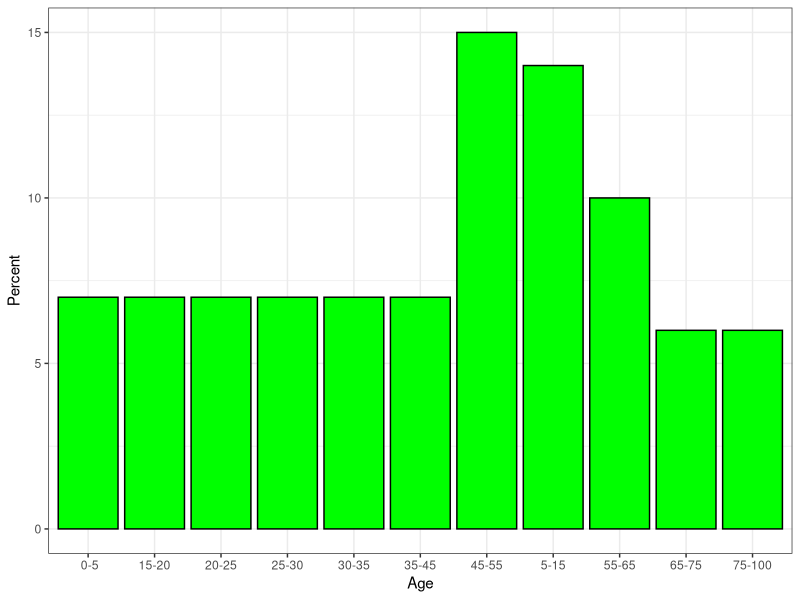

Source code (R):
# histogram.R
#
############################################################################
# We load the ggplot2 package.
############################################################################

library( ggplot2 )

############################################################################
# The ggplot function is not designed to work with tabulated data so I
# had to use the geom_bar function.  This has the deficiency of having gaps
# between the histogram bars.   I will given you a superior solution below
# this histogram.
############################################################################


#############################################################################
# Set up a character vector containing  the ages
#############################################################################

age <- c( " 0-5",
           "5-15",
           "15-20",
           "20-25",
           "25-30",
           "30-35",
           "35-45",
           "45-55",
           "55-65",
           "65-75",
           "75-100" )

############################################################################
# Set up the percent of ages that dall in each age bib
############################################################################

percent <- c( 7, 14, 7, 7, 7, 7, 7, 15, 10, 6, 6)

df <- data.frame( age, percent )

df

############################################################################
# The ggplot function is not designed to work with tabulated data so I
# had to use the geom_bar function.
############################################################################

ggplot( df, 
        aes( x = age, 
             y = percent )) +
    geom_bar( stat = "identity",
              color="black",
              fill="green") +
    xlab( "Age") +
    ylab( "Percent") +
    theme_bw()